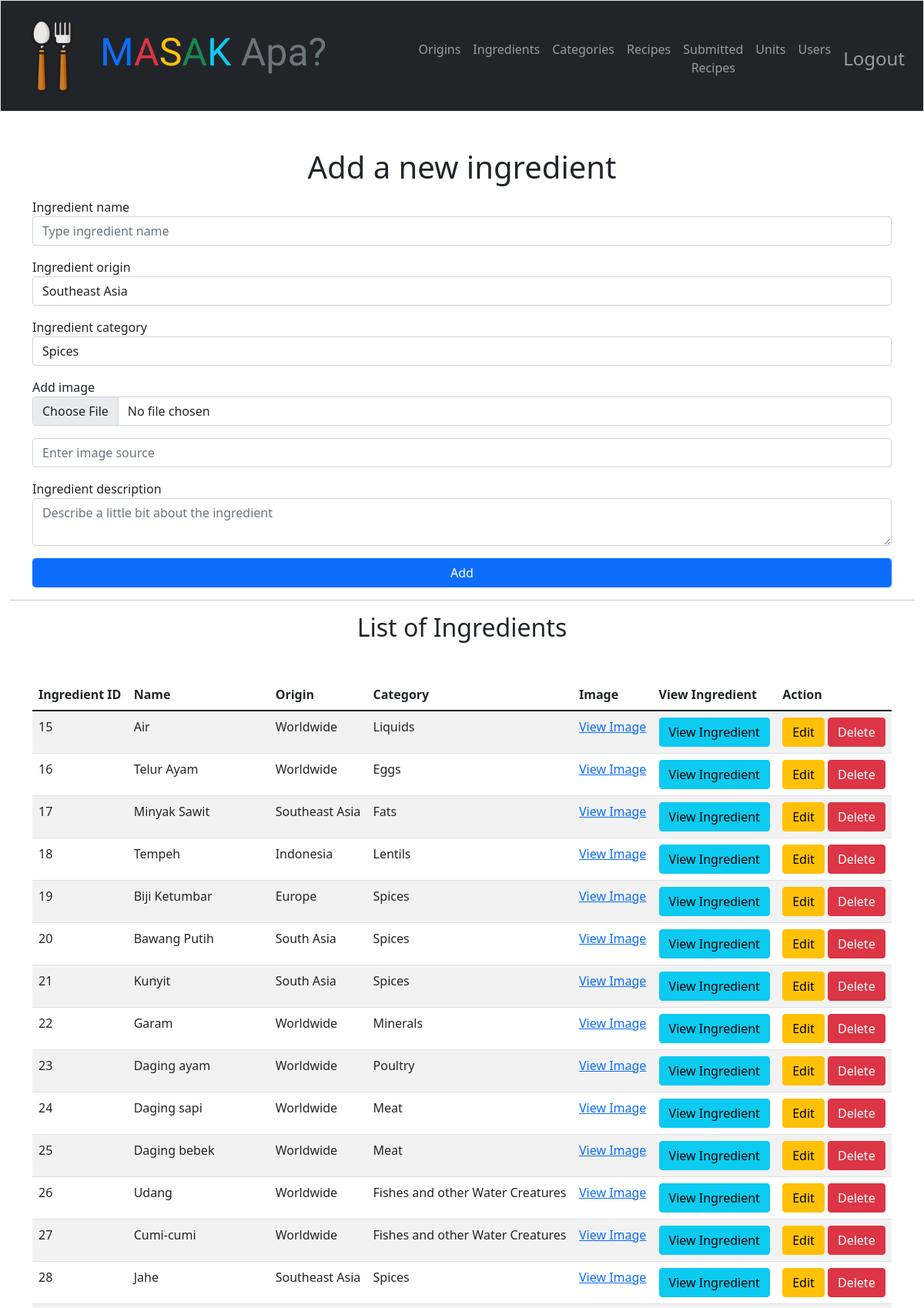
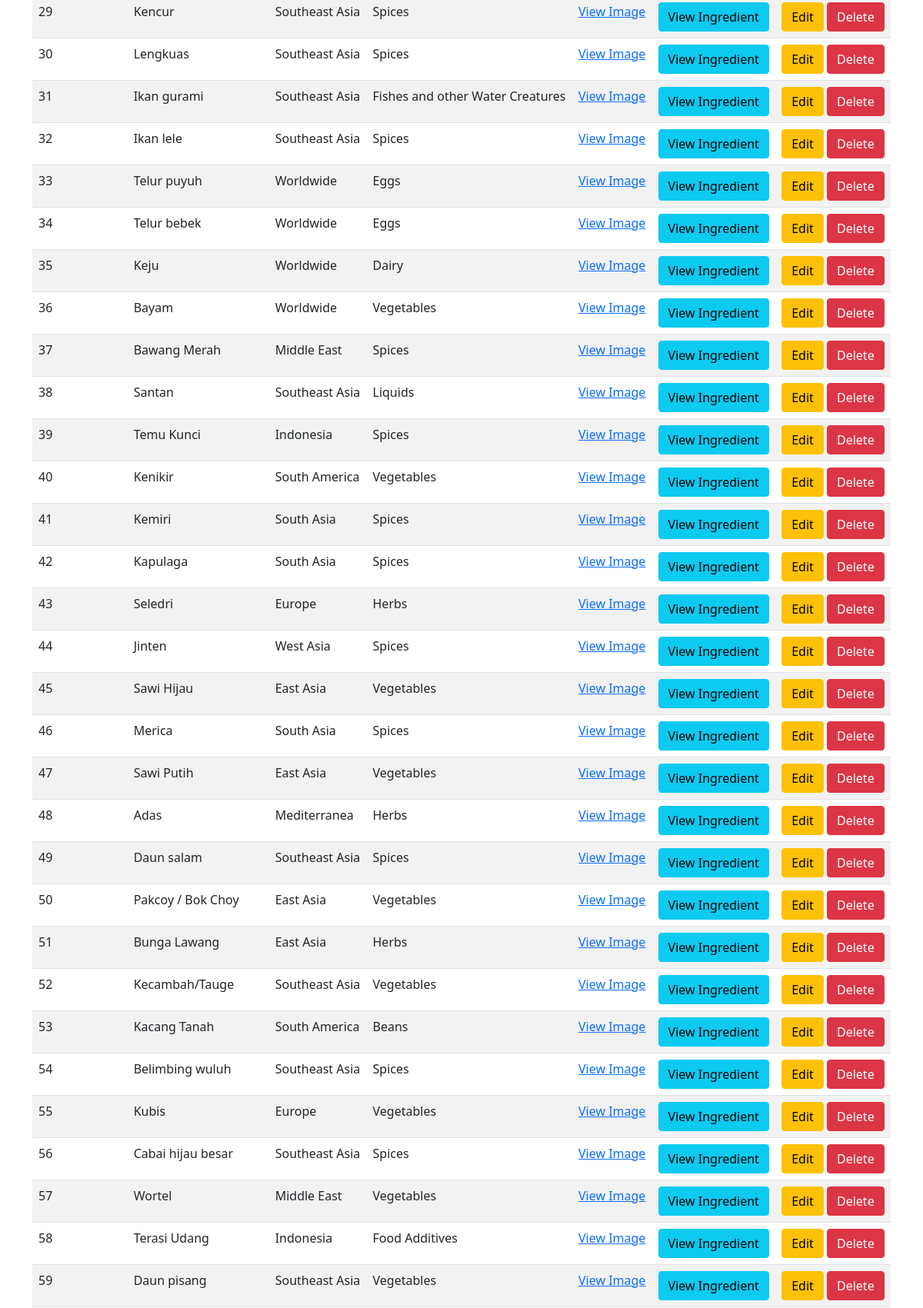
/admin/ingredients (signed in, upper part), run on the app's committed database (2 pictures, top to bottom).
### tables this page shows
CREATE TABLE "ingredients" (
	"id"	integer NOT NULL,
	"image"	varchar,
	"name"	varchar NOT NULL,
	"origin_id"	integer NOT NULL,
	"category_id"	integer NOT NULL,
	"description"	text NOT NULL,
	"created_at"	datetime DEFAULT CURRENT_TIMESTAMP,
	"updated_at"	datetime DEFAULT CURRENT_TIMESTAMP,
	"img_src"	TEXT,
	PRIMARY KEY("id" AUTOINCREMENT),
	FOREIGN KEY("category_id") REFERENCES "categories"("id") on delete cascade on update cascade,
	FOREIGN KEY("origin_id") REFERENCES "origins"("id") on delete cascade on update cascade
);

CREATE TABLE "origins" (
	"id"	integer NOT NULL,
	"origin"	varchar NOT NULL,
	"created_at"	datetime DEFAULT CURRENT_TIMESTAMP,
	"updated_at"	datetime DEFAULT CURRENT_TIMESTAMP,
	PRIMARY KEY("id" AUTOINCREMENT)
);

CREATE TABLE "categories" (
	"id"	integer NOT NULL,
	"category"	varchar NOT NULL,
	"created_at"	datetime DEFAULT CURRENT_TIMESTAMP,
	"updated_at"	datetime DEFAULT CURRENT_TIMESTAMP,
	PRIMARY KEY("id" AUTOINCREMENT)
);

### app.py (the view, shortened to what this page needs)
@app.route("/admin/ingredients", methods=["GET", "POST"])
@login_admin_required
def ingredients():
    if request.method == 'GET':
        listCat = db.execute("select * from categories")
        listOri = db.execute("select * from origins")
        ingredients = db.execute("select ingredients.id, image, name, origin, category, description from ingredients inner join origins on ingredients.origin_id = origins.id inner join categories on ingredients.category_id = categories.id")
        return render_template("/admin/ingredients.html", ingredients = ingredients, listCats = listCat, listOris = listOri)

### app.py (called while the page is built)
@app.after_request
def after_request(response):
    response.headers["Cache-Control"] = "no-cache, no-store, must-revalidate"
    response.headers["Expires"] = 0
    response.headers["Pragma"] = "no-cache"
    return response

### helpers.py (called while the page is built)
def login_admin_required(f):
    @wraps(f)
    def decorated_function(*args, **kwargs):
        if session.get("role") != 'admin':
            return redirect("/login")
        return f(*args, **kwargs)
    return decorated_function

### templates/admin/ingredients.html (shortened to what this page needs)
{% extends "layout_admin.html" %} {% block title %} Ingredients {% endblock %}
{% block main %}
<div class="container">
  <h1 class="text-center mb-3">Add a new ingredient</h1>
  <form action="/admin/ingredients" method="post" enctype="multipart/form-data">
    <div class="form-group mb-3">
      <label for="name">Ingredient name</label>
      <input
        autocomplete="off"
        autofocus
        class="form-control"
        id="name"
        name="name"
        placeholder="Type ingredient name"
        type="text"
      />
    </div>
    <div class="form-group mb-3">
      <label for="origin">Ingredient origin</label>
      <select name="origin" id="origin" class="form-control">
        {% for origin in listOris %}
        <option value="{{ origin['id'] }}">{{ origin["origin"] }}</option>
        {% endfor %}
      </select>
    </div>
    <div class="form-group mb-3">
      <label for="category">Ingredient category</label>
      <select name="category" id="category" class="form-control">
        {% for category in listCats %}
        <option value="{{ category['id'] }}">{{ category["category"] }}</option>
        {% endfor %}
      </select>
    </div>
    <div class="form-group mb-3">
      <label for="file">Add image</label>
      <input type="file" class="form-control" name="file" />
    </div>
    <div class="form-group mb-3">
      <input
        type="text"
        class="form-control"
        name="img_src"
        placeholder="Enter image source"
      />
    </div>
    <div class="form-group mb-3">
      <label for="description">Ingredient description</label>
      <textarea
        name="description"
        class="form-control"
        placeholder="Describe a little bit about the ingredient"
      ></textarea>
    </div>
    <div class="form-group mb-3">
      <button class="btn btn-primary form-control" type="submit" value="submit">
        Add
      </button>
    </div>
  </form>
</div>
<hr />
<div class="container-sm mt-3">
  <h2 class="text-center">List of Ingredients</h2>
  <table class="table table-striped table-hover" id="ingredients_table">
    <thead>
      <tr>
        <th>Ingredient ID</th>
        <th>Name</th>
        <th>Origin</th>
        <th>Category</th>
        <th>Image</th>
        <th>View Ingredient</th>
        <th>Action</th>
      </tr>
    </thead>
    <tbody>
      {% for ingredient in ingredients %}
      <tr>
        <td>{{ ingredient["id"] }}</td>
        <td>{{ ingredient["name"] }}</td>
        <td>{{ ingredient["origin"] }}</td>
        <td>{{ ingredient["category"] }}</td>
        <td>
          <a href="/static/uploads/{{ ingredient['image'] }}">View Image</a>
        </td>
        <td>
          <a
            href="/admin/ingredients/{{ ingredient['id'] }}/view"
            class="btn btn-info"
            >View Ingredient</a
          >
        </td>
        <td>
          <a
            href="/admin/ingredients/{{ ingredient['id'] }}/edit"
            class="btn btn-warning"
            >Edit</a
          >
          <a
            href="/admin/ingredients/{{ ingredient['id'] }}/delete"
            onclick="return confirm('Are you sure you want to delete this item?');"
            class="btn btn-danger"
            >Delete</a
          >
        </td>
      </tr>
      {% endfor %}
    </tbody>
  </table>
</div>
{% endblock %}

### data on the page
ingredients: id "15", name "Air", origin "Worldwide", category "Liquids"
ingredients: id "16", name "Telur Ayam", origin "Worldwide", category "Eggs"
ingredients: id "17", name "Minyak Sawit", origin "Southeast Asia", category "Fats"
ingredients: id "18", name "Tempeh", origin "Indonesia", category "Lentils"
ingredients: id "19", name "Biji Ketumbar", origin "Europe", category "Spices"
ingredients: id "20", name "Bawang Putih", origin "South Asia", category "Spices"
ingredients: id "21", name "Kunyit", origin "South Asia", category "Spices"
ingredients: id "22", name "Garam", origin "Worldwide", category "Minerals"
ingredients: id "23", name "Daging ayam", origin "Worldwide", category "Poultry"
ingredients: id "24", name "Daging sapi", origin "Worldwide", category "Meat"
ingredients: id "25", name "Daging bebek", origin "Worldwide", category "Meat"
ingredients: id "26", name "Udang", origin "Worldwide", category "Fishes and other Water Creatures"
ingredients: id "27", name "Cumi-cumi", origin "Worldwide", category "Fishes and other Water Creatures"
ingredients: id "28", name "Jahe", origin "Southeast Asia", category "Spices"
ingredients: id "29", name "Kencur", origin "Southeast Asia", category "Spices"
ingredients: id "30", name "Lengkuas", origin "Southeast Asia", category "Spices"
ingredients: id "31", name "Ikan gurami", origin "Southeast Asia", category "Fishes and other Water Creatures"
ingredients: id "32", name "Ikan lele", origin "Southeast Asia", category "Spices"
ingredients: id "33", name "Telur puyuh", origin "Worldwide", category "Eggs"
ingredients: id "34", name "Telur bebek", origin "Worldwide", category "Eggs"
ingredients: id "35", name "Keju", origin "Worldwide", category "Dairy"
ingredients: id "36", name "Bayam", origin "Worldwide", category "Vegetables"
ingredients: id "37", name "Bawang Merah", origin "Middle East", category "Spices"
ingredients: id "38", name "Santan", origin "Southeast Asia", category "Liquids"
ingredients: id "39", name "Temu Kunci", origin "Indonesia", category "Spices"
ingredients: id "40", name "Kenikir", origin "South America", category "Vegetables"
ingredients: id "41", name "Kemiri", origin "South Asia", category "Spices"
ingredients: id "42", name "Kapulaga", origin "South Asia", category "Spices"
ingredients: id "43", name "Seledri", origin "Europe", category "Herbs"
ingredients: id "44", name "Jinten", origin "West Asia", category "Spices"
ingredients: id "45", name "Sawi Hijau", origin "East Asia", category "Vegetables"
ingredients: id "46", name "Merica", origin "South Asia", category "Spices"
ingredients: id "47", name "Sawi Putih", origin "East Asia", category "Vegetables"
ingredients: id "48", name "Adas", origin "Mediterranea", category "Herbs"
ingredients: id "49", name "Daun salam", origin "Southeast Asia", category "Spices"
ingredients: id "50", name "Pakcoy / Bok Choy", origin "East Asia", category "Vegetables"
ingredients: id "51", name "Bunga Lawang", origin "East Asia", category "Herbs"
ingredients: id "52", name "Kecambah/Tauge", origin "Southeast Asia", category "Vegetables"
ingredients: id "53", name "Kacang Tanah", origin "South America", category "Beans"
ingredients: id "54", name "Belimbing wuluh", origin "Southeast Asia", category "Spices"
ingredients: id "55", name "Kubis", origin "Europe", category "Vegetables"
ingredients: id "56", name "Cabai hijau besar", origin "Southeast Asia", category "Spices"
ingredients: id "57", name "Wortel", origin "Middle East", category "Vegetables"
ingredients: id "58", name "Terasi Udang", origin "Indonesia", category "Food Additives"
ingredients: id "59", name "Daun pisang", origin "Southeast Asia", category "Vegetables"

### other printed values
form field origin "Southeast Asia"
form field category "Spices"
